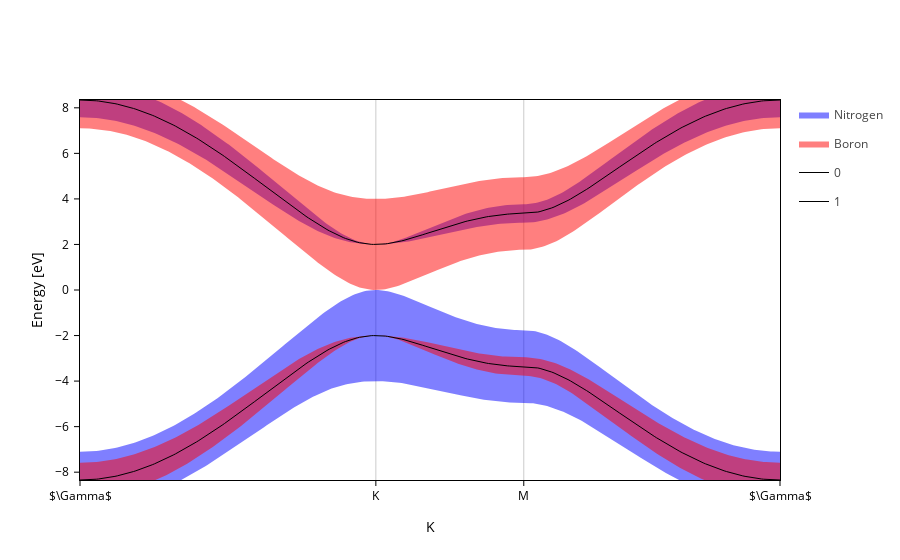

Write notebook code for a chart like this one.
### Markdown cell above
## Scaling fatbands

The visual appeal of fatbands depends a lot on the size of your plot, therefore there's one global `scale` setting that scales all fatbands at the same time:

### Code cell
fatbands.update_settings(scale=2)

### Figure 1 — Plotly figure (JSON) as saved in the notebook; plotly's stock layout.template omitted (floating-point values rounded to 4 significant figures; data arrays with more than 128 entries replaced by an {"elided": "..."} marker saying what was removed)
{"data": [{"fill": "toself", "legendgroup": "Nitrogen", "line": {"color": "blue", "width": 0}, "mode": "lines", "name": "Nitrogen", "showlegend": true, "type": "scatter", "uid": "419bf9fd-6107-4914-a52d-77f3ba9195ff", "x": {"elided": "602 float values"}, "y": {"elided": "602 float values"}}, {"fill": "toself", "legendgroup": "Nitrogen", "line": {"color": "blue", "width": 0}, "mode": "lines", "name": "Nitrogen", "showlegend": false, "type": "scatter", "uid": "f6d4ed29-643e-42cb-a8dc-0f37c66598a2", "x": {"elided": "602 float values"}, "y": {"elided": "602 float values"}}, {"fill": "toself", "legendgroup": "Boron", "line": {"color": "red", "width": 0}, "mode": "lines", "name": "Boron", "showlegend": true, "type": "scatter", "uid": "dba5d87d-9b70-42af-bdd9-11a42e254f50", "x": {"elided": "602 float values"}, "y": {"elided": "602 float values"}}, {"fill": "toself", "legendgroup": "Boron", "line": {"color": "red", "width": 0}, "mode": "lines", "name": "Boron", "showlegend": false, "type": "scatter", "uid": "861f6ea8-44aa-4790-9497-99715f7c7e5b", "x": {"elided": "602 float values"}, "y": {"elided": "602 float values"}}, {"hoverinfo": "name", "hovertemplate": "%{y:.2f} eV", "line": {"color": "black", "width": 1.0}, "mode": "lines", "name": "0", "opacity": 1, "type": "scatter", "uid": "c44e9bae-c513-4864-9494-a564c510e00c", "x": {"elided": "301 float values"}, "y": {"elided": "301 float values"}}, {"hoverinfo": "name", "hovertemplate": "%{y:.2f} eV", "line": {"color": "black", "width": 1.0}, "mode": "lines", "name": "1", "opacity": 1, "type": "scatter", "uid": "3cc47a0d-1187-43e2-94a0-c66a04a5ff29", "x": {"elided": "301 float values"}, "y": {"elided": "301 float values"}}], "layout": {"xaxis": {"mirror": true, "range": [0.0, 4.03], "showgrid": true, "ticktext": ["$\\Gamma$", "K", "M", "$\\Gamma$"], "tickvals": [0.0, 1.703, 2.555, 4.03], "title": {"text": "K"}}, "yaxis": {"mirror": true, "range": [-8.343, 8.343], "title": {"text": "Energy [eV]"}}}}
